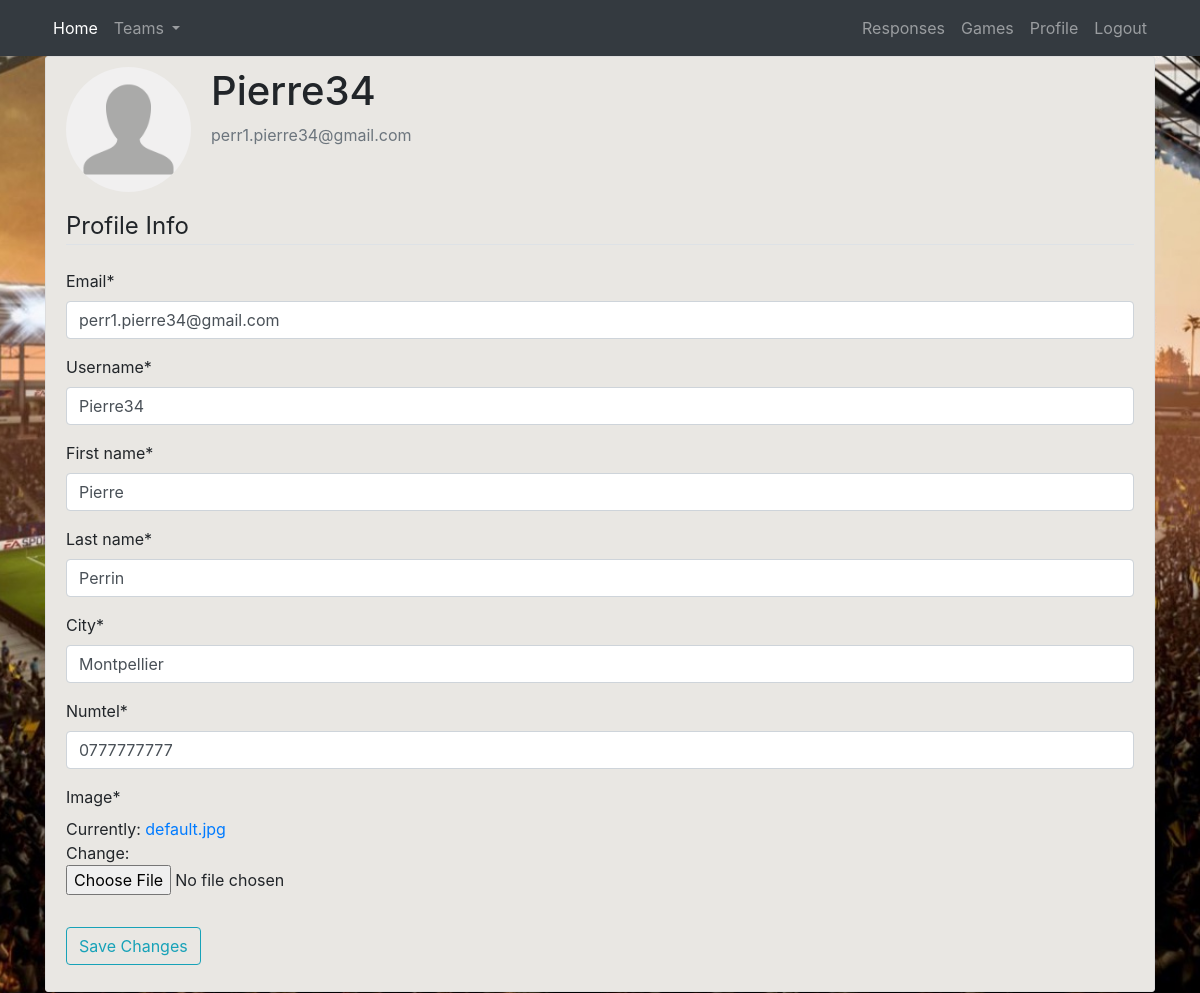
Screenshot of /profile/ (signed in) with the database file from the repository.
### account/models.py (models this page shows, shortened)
class Account(AbstractBaseUser):
	username = models.CharField(max_length=30, unique=True)
	first_name = models.CharField(max_length=30, unique=False)
	last_name = models.CharField(max_length=30, unique=False)
	email = models.EmailField(verbose_name="email", max_length=60, unique=True)
	is_captain = models.BooleanField(default=False)
	city = models.CharField(max_length=30)
	numTel = models.CharField(max_length=10, unique=True)
	image = models.ImageField(default='default.jpg', upload_to='profile_pics')
	date_joined = models.DateTimeField(verbose_name='date joined', auto_now_add=True)
	last_login = models.DateTimeField(verbose_name='last login', auto_now=True)
	is_admin = models.BooleanField(default=False)
	is_active = models.BooleanField(default=True)
	is_staff = models.BooleanField(default=False)
	is_superuser = models.BooleanField(default=False)
	USERNAME_FIELD = 'email'
	REQUIRED_FIELDS = ['username','first_name','last_name','is_captain', 'city', 'numTel']
	objects = MyAccountManager()

### account/views.py (the view)
# urls.py: path('profile/', account_views.profile_view, name='profile'),
@login_required
def profile_view(request):
	if request.method == 'POST':
		a_form = AccountUpdateForm(request.POST, instance=request.user)
		context = {'a_form':a_form}
		if a_form.is_valid():
			a_form.save()
			messages.success(request, f'Your account has been updated!')
			return redirect('profile')
	else:
		a_form = AccountUpdateForm(instance=request.user)
	context = {
		'a_form': a_form
	}
	return render(request, 'account/profile.html', context)

### account/forms.py
class AccountUpdateForm(forms.ModelForm):
	email = forms.EmailField()
	numTel = forms.CharField(required=True)
	class Meta:
		model = Account
		fields = ('email', 'username', 'first_name', 'last_name', 'city', 'numTel', 'image')

### account/templates/account/profile.html (shortened to what this page needs)
{% extends "project/base.html" %}
{% load crispy_forms_tags %}
{% block content %}
	<div class="profile-section">
		<div class="media">
			<img class="rounded-circle account-img" src="{{ user.image.url }}">
			<div class="media-body">
				<h2 class="account-heading">{{ user.username }}</h2>
				<p class="text-secondary">{{ user.email }}</p>
			</div>
		</div>
		<form method="POST" enctype="multipart/form-data">
			<fieldset class="form-group">
				<legend class="border-bottom mb-4">Profile Info</legend>
				{{ a_form|crispy }}
			</fieldset>
			<div class="form-group">
				<button class="btn btn-outline-info" type="submit">Save Changes</button>
			</div>
		</form>
	</div>
{% endblock content %}

### project/static/project/main3.css (style rules this page uses)
body { background-image: url("./home-image2.jpg"); background-attachment: fixed; background-position: center; background-repeat: no-repeat; background-size: cover; }
.profile-section { background: #E9E7E3; padding: 10px 20px; border: 1px solid #dddddd; border-radius: 3px; margin-bottom: 20px; }
.account-img { height: 125px; width: 125px; margin-right: 20px; margin-bottom: 16px; }
.account-heading { font-size: 2.5rem; }

### rows the page displays
Account: image (placeholder picture), username "Pierre34", email "perr1.pierre34@gmail.com", first_name "Pierre", last_name "Perrin", city "Montpellier", numTel "0777777777"
